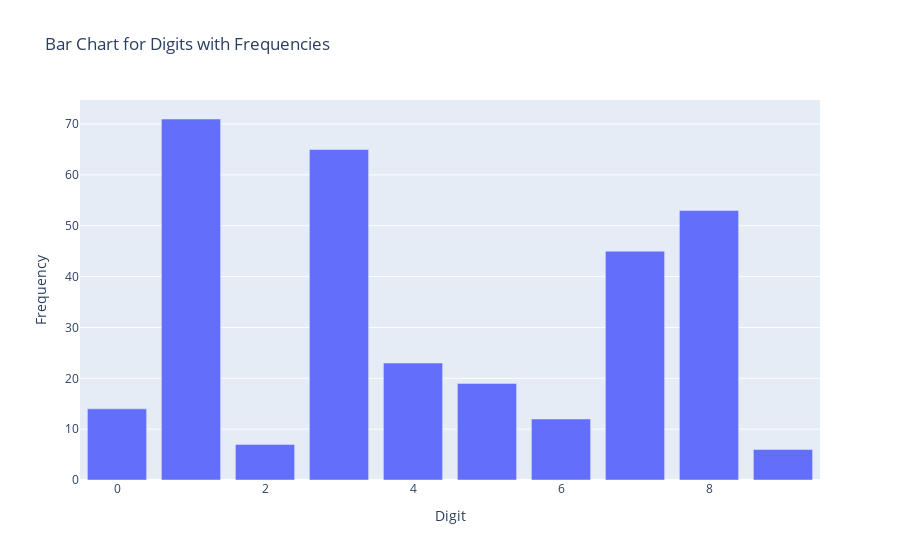

Source (notebook cell):
### Code cell
fig = go.Figure()

fig.add_trace(go.Bar(x=im_data['Digit'], y=im_data['Frequency  ']))

fig.update_layout(title='Bar Chart for Digits with Frequencies',
                  xaxis=dict(title='Digit'),
                  yaxis=dict(title='Frequency'))

fig.show()

### Figure 1 — Plotly figure (JSON) as saved in the notebook; plotly's stock layout.template omitted (floating-point values rounded to 4 significant figures)
{"data": [{"type": "bar", "x": [0, 1, 2, 3, 4, 5, 6, 7, 8, 9], "y": [14, 71, 7, 65, 23, 19, 12, 45, 53, 6]}], "layout": {"title": {"text": "Bar Chart for Digits with Frequencies"}, "xaxis": {"title": {"text": "Digit"}}, "yaxis": {"title": {"text": "Frequency"}}}}
